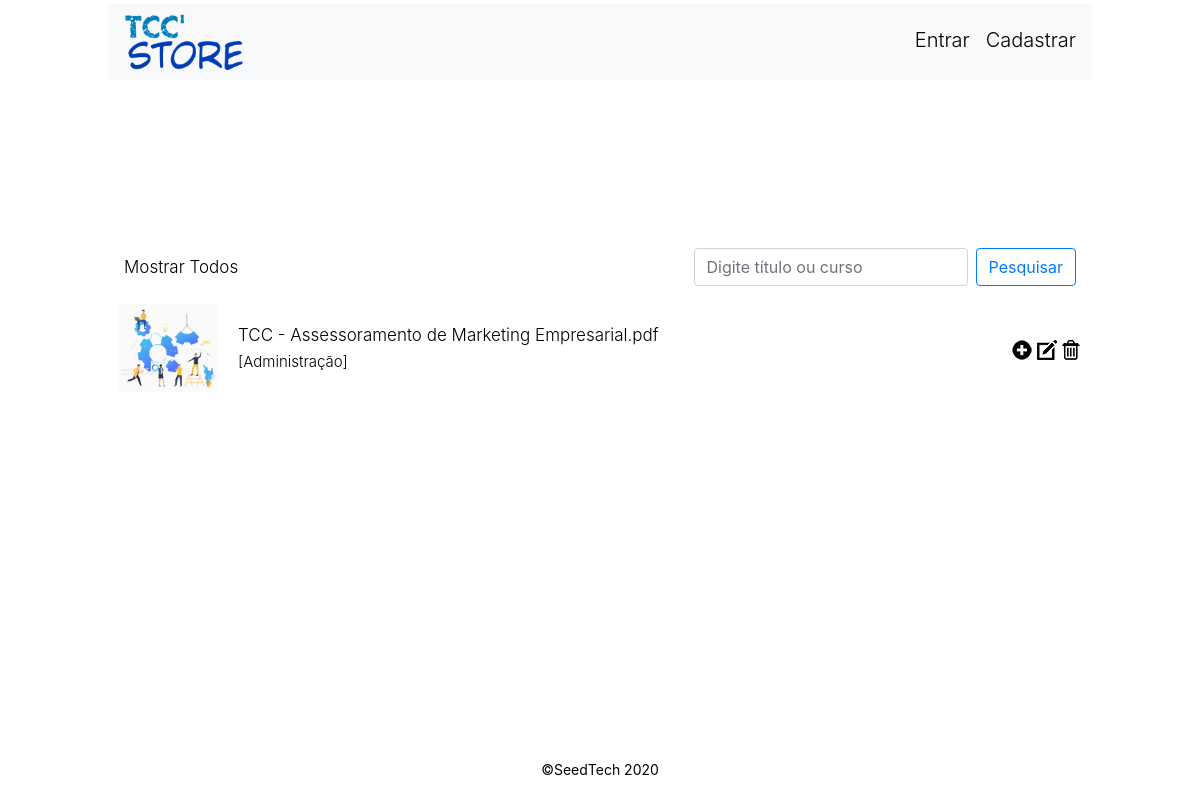
/inicio.php?c=Assessoramento de Marketing Empresarial (signed in), run on the app's committed database.
### tables this page shows
CREATE TABLE `projeto` (
  `cod_tcc` int(11) NOT NULL,
  `capa` varchar(20) NOT NULL,
  `arquivo` varchar(100) DEFAULT NULL,
  `ano` year(4) DEFAULT NULL,
  `nome` varchar(50) DEFAULT NULL,
  `descricao` text DEFAULT NULL,
  `cod_curso_fk` int(11) DEFAULT NULL,
  `cod_escola_fk` int(11) DEFAULT NULL
);

CREATE TABLE `curso` (
  `cod_curso` int(11) NOT NULL,
  `nome` varchar(45) NOT NULL
);

### includes/fun.php (called while the page is built, shortened)
<?php
    function thumb($arq){
        $caminho = "img/$arq";
        if(is_null($arq) || !file_exists($caminho)){
            return "img/mapa.jpg";
        }else{
            return $caminho;
        }
    }
?>

### includes/login.php (called while the page is built, shortened)
<?php
    function is_admin(){
        $t = $_SESSION['tipo'] ?? null;
        if(is_null($t)){
            return false;
        }else{
            if($t == 'admin'){
                return true;
            }else{
                return false;
            }
        }
    }
?>

### inicio.php (the view, shortened to what this page needs)
<!DOCTYPE html>
<html lang="en">
<head>
    <link rel="stylesheet" href="css/bootstrap.min.css">
    <link rel="stylesheet" type="text/css" href="css/estilo.css">
    <link rel="stylesheet" href="css/inicio.css">
</head>
<body>
    <?php
    require_once "includes/banco.php";
    require_once "includes/fun.php";
    require_once "includes/login.php";
    $chave = $_GET['c'] ?? "";
    ?>
    <div class="cover-container d-flex w-100 h-100 p-1 mx-auto flex-column">
        <header class="masthead">
            <div class="inner">
                <div class="navbar navbar-light bg-light">
                    <h3 class="masthead-brand"><a href="index.php"><img src="icones/logo.png" alt="logo tcc store" width="120"></a></h3>
                    <nav class="nav nav-masthead justify-content-center nav">
                        <?php
                        if (empty($_SESSION['user'])) {
                            echo "<a class='nav-link' href= 'user-login.php'> Entrar</a> ";
                            echo "<a class='nav-link' href='user-cadastrar.php'>Cadastrar</a>";
                        }
                        ?>
                    </nav>
                </div>
            </div>
        </header>
        <nav class="navbar ">
        <a class='nav-link-inicio' href="inicio.php"> Mostrar Todos</a>
            <form class="form-inline" method="get" id="busca" action="inicio.php">
                <input class="form-control mr-sm-2 " type="search" name="c" placeholder="Digite título ou curso" aria-label="Pesquisar">
                <input class="btn btn-outline-primary my-2 my-sm-0" type="submit" value="Pesquisar">
            </form>
        </nav>
        <table class="listagem ">
            <?php
            $q = "select projeto.nome, projeto.capa, projeto.cod_tcc, projeto.arquivo, curso.nome from projeto inner join curso on cod_curso = cod_curso_fk ";
            if (!empty($chave)) {
                $q .= " Where projeto.nome like '%$chave%' or curso.nome like '%$chave%' ";
            }
            $busca = $banco->query($q);
            if (!$busca) {
                echo "<tr><td>Infelizmente a busca deu errado";
            } else {
                if ($busca->num_rows == 0) {
                    echo "<tr><td>Nenhum registro encontrado";
                } else {
                    while ($reg = $busca->fetch_object()) {
                        $t = thumb($reg->capa);
                        echo "<tr><td><img src='$t' class='mini'/><td><a class='nav-link-inicio' href='detalhe.php?cod=$reg->cod_tcc'>$reg->arquivo</a>";
                        echo "<br><span class='span'>[$reg->nome]</span>";
                        if (is_admin()) {
                            echo "<td>";
                            echo " <a href='detalhe.php?cod=$reg->cod_tcc'><img src ='icones/iconew.png'></a>";
                            echo " <a href='edit-tcc.php?cod=$reg->cod_tcc'><img src ='icones/icoedit.png'></a>";
                            echo " <a href='excluir-tcc.php?cod=$reg->cod_tcc'><img src ='icones/icodelete.png'></a> ";
                        } else if (is_editor()) {
                            echo "<td>";
                            echo " <a href='detalhe.php?cod=$reg->cod_tcc'><img src ='icones/iconew.png'></a>";
                            echo " <a href='edit-tcc.php?cod=$reg->cod_tcc'><img src ='icones/icoedit.png'></a> ";
                        }
                    }
                }
            }
            ?>
        </table>
        <footer class="masterfoot mt-auto">
            <div class="inner">
                <p>
                    &copySeedTech 2020
                </p>
            </div>
        </footer>
    </div>
</body>
</html>

### css/estilo.css (style rules this page uses)
form#busca { text-align: right; }
table.listagem { width: 100%; text-align: left; border-collapse: collapse; }
table.listagem tr { height: 50px; }
table.listagem td { padding: 10px; }
table.listagem td:nth-child(1) { width: 50px; }
table.listagem td:nth-child(3) { width: 90px; }
img.mini { width: 100px; }
footer { font-size: 14px; text-align: center; }

### css/inicio.css (style rules this page uses)
a, a:focus, a:hover { color: #fff; }
.nav-link-inicio { text-decoration: none; font-size: 17px; font-weight: 300; color: #000; margin-right: 6px; }
.span { font-size: 15px; font-weight: 300; }
html, body { height: 100%; background-color: rgba(255, 255, 255, 0.932); }
body { display: -ms-flexbox; display: flex; color: #000; }
.cover-container { max-width: 62em; }
.masthead { margin-bottom: 10rem; }
.masthead-brand { margin-bottom: 0; }
.nav-masthead .nav-link { padding: .25rem 0; font-weight: 300; color: #000; background-color: transparent; border-bottom: .25rem solid transparent; }
.nav { font-size: 1.25rem; }
.nav-masthead .nav-link + .nav-link { margin-left: 1rem; }
@media (min-width: 48em) { .masthead-brand { float: left; } }
@media (min-width: 48em) { .nav-masthead { float: right; } }

### data on the page
projeto: capa (picture), arquivo "TCC - Assessoramento de Marketing Empresarial.pdf", cod_curso_fk.nome "Administração"
